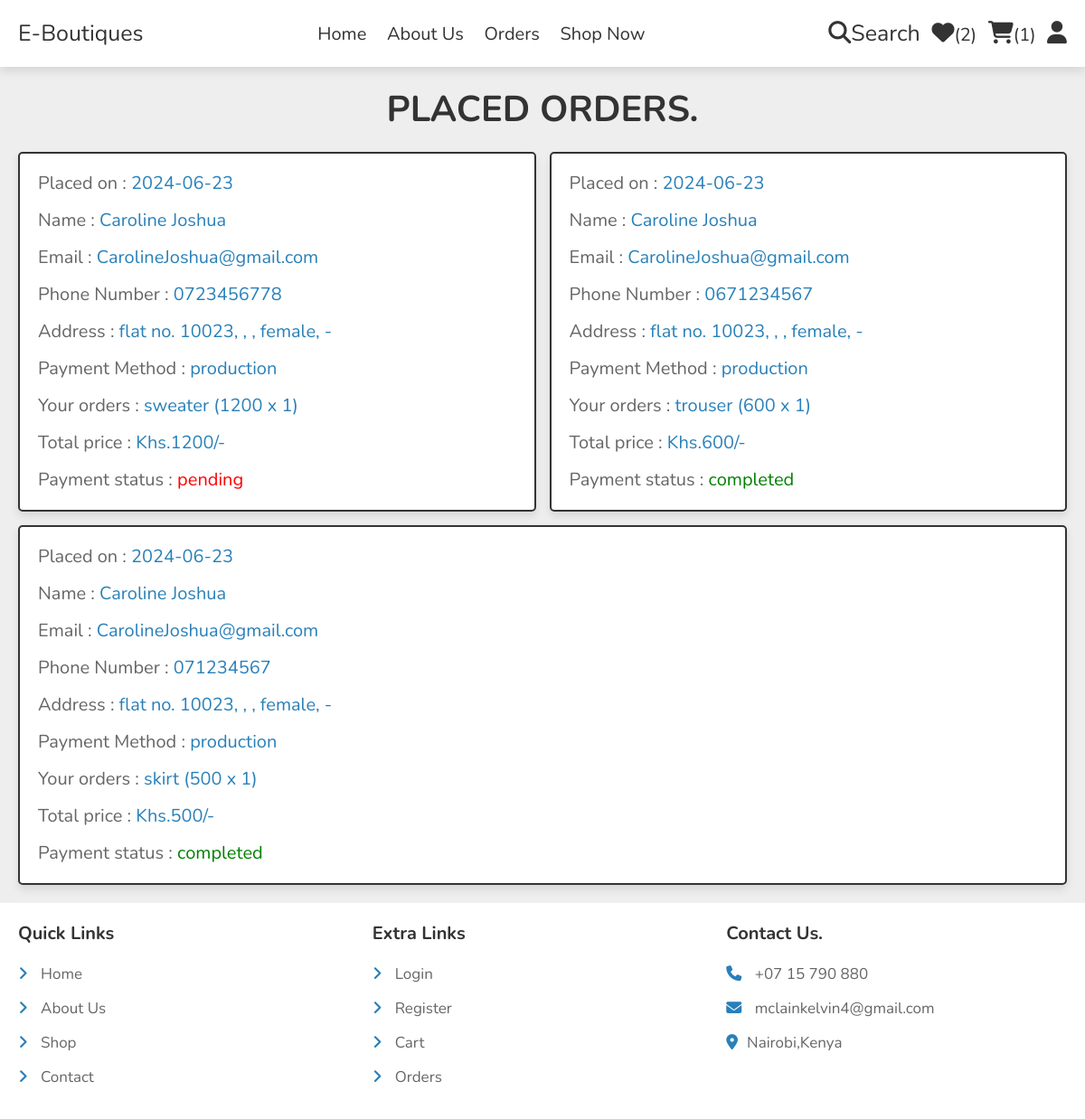
Page /e-boutiques/orders.php (signed in) on the committed database.
### tables this page shows
CREATE TABLE `orders` (
  `id` int(100) NOT NULL,
  `user_id` int(100) NOT NULL,
  `name` varchar(20) NOT NULL,
  `number` varchar(10) NOT NULL,
  `email` varchar(50) NOT NULL,
  `method` varchar(50) NOT NULL,
  `address` varchar(500) NOT NULL,
  `total_products` varchar(1000) NOT NULL,
  `total_price` int(100) NOT NULL,
  `placed_on` date NOT NULL DEFAULT current_timestamp(),
  `payment_status` varchar(20) NOT NULL DEFAULT 'pending'
);

### e-boutiques/orders.php (the view, shortened to what this page needs)
<?php
include 'components/connect.php';
if(isset($_SESSION['user_id'])){
   $user_id = $_SESSION['user_id'];
}else{
   $user_id = '';
};
?>
<!DOCTYPE html>
<html lang="en">
<head>
   <link rel="stylesheet" href="https://cdnjs.cloudflare.com/ajax/libs/font-awesome/6.1.1/css/all.min.css">
   <link rel="stylesheet" href="css/style.css">
</head>
<body>
<?php include 'components/user_header.php'; ?>
<section class="orders">
   <h1 class="heading">Placed Orders.</h1>
   <div class="box-container">
   <?php
      if($user_id == ''){
         echo '<p class="empty">please login to see your orders</p>';
      }else{
         $select_orders = $conn->prepare("SELECT * FROM `orders` WHERE user_id = ?");
         $select_orders->execute([$user_id]);
         if($select_orders->rowCount() > 0){
            while($fetch_orders = $select_orders->fetch(PDO::FETCH_ASSOC)){
   ?>
   <div class="box">
      <p>Placed on : <span><?= $fetch_orders['placed_on']; ?></span></p>
      <p>Name : <span><?= $fetch_orders['name']; ?></span></p>
      <p>Email : <span><?= $fetch_orders['email']; ?></span></p>
      <p>Phone Number : <span><?= $fetch_orders['number']; ?></span></p>
      <p>Address : <span><?= $fetch_orders['address']; ?></span></p>
      <p>Payment Method : <span><?= $fetch_orders['method']; ?></span></p>
      <p>Your orders : <span><?= $fetch_orders['total_products']; ?></span></p>
      <p>Total price : <span>Khs.<?= $fetch_orders['total_price']; ?>/-</span></p>
      <p> Payment status : <span style="color:<?php if($fetch_orders['payment_status'] == 'pending'){ echo 'red'; }else{ echo 'green'; }; ?>"><?= $fetch_orders['payment_status']; ?></span> </p>
   </div>
   <?php
      }
      }else{
         echo '<p class="empty">no orders placed yet!</p>';
      }
      }
   ?>
   </div>
</section>
<?php include 'components/footer.php'; ?>
</body>
</html>

### e-boutiques/css/style.css (style rules this page uses)
:root { --main-color:#2980b9; --orange:#f39c12; --red:#e74c3c; --black:#333; --white:#fff; --light-color:#666; --light-bg:#eee; --border:.2rem solid var(--black); --box-shadow:0 .5rem 1rem rgba(0,0,0,.1); }
* { font-family: 'Nunito', sans-serif; margin:0; padding:0; box-sizing: border-box; outline: none; border:none; text-decoration: none; }
html { font-size: 62.5%; overflow-x: hidden; }
body { background-color: var(--light-bg); }
section { padding:2rem; max-width: 1200px; margin:0 auto; }
.heading { font-size: 4rem; color:var(--black); margin-bottom: 2rem; text-align: center; text-transform: uppercase; }
.orders .box-container { display: flex; flex-wrap: wrap; gap:1.5rem; align-items: flex-start; }
.orders .box-container .box { padding:1rem 2rem; flex:1 1 40rem; border:var(--border); background-color: var(--white); box-shadow: var(--box-shadow); border-radius: .5rem; }
.orders .box-container .box p { margin:.5rem 0; line-height: 1.8; font-size: 2rem; color:var(--light-color); }
.orders .box-container .box p span { color:var(--main-color); }

### rows in the picture
orders: placed_on "2024-06-23", name "Caroline Joshua", email "CarolineJoshua@gmail.com", number "0723456778", address "flat no. 10023, , , female, -", method "production", total_products "sweater (1200 x 1)", total_price "1200", payment_status "pending"
orders: placed_on "2024-06-23", name "Caroline Joshua", email "CarolineJoshua@gmail.com", number "0671234567", address "flat no. 10023, , , female, -", method "production", total_products "trouser (600 x 1)", total_price "600", payment_status "completed"
orders: placed_on "2024-06-23", name "Caroline Joshua", email "CarolineJoshua@gmail.com", number "071234567", address "flat no. 10023, , , female, -", method "production", total_products "skirt (500 x 1)", total_price "500", payment_status "completed"

### other values in the picture
$total_wishlist_counts "2"
$total_cart_counts "1"
